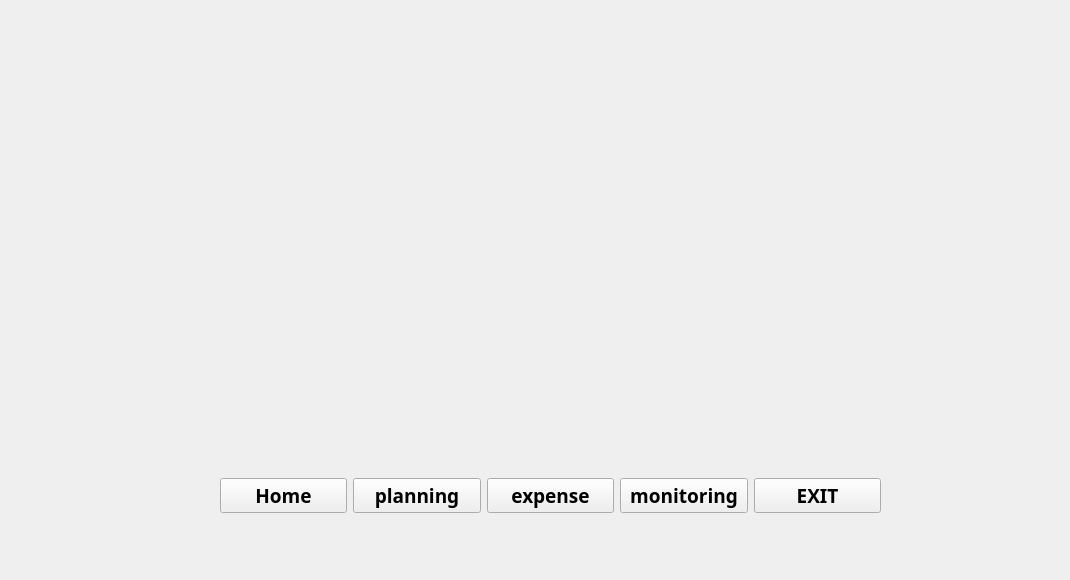
    <widget class="QWidget" name="mainpage">
     <widget class="QLabel" name="main_label">
      <property name="geometry">
       <rect>
        <x>0</x>
        <y>0</y>
        <width>1061</width>
        <height>571</height>
       </rect>
      </property>
      <property name="styleSheet">
       <string notr="true">background-image:url(:/resourcefile/mainwindow.jpg);
</string>
      </property>
      <property name="text">
       <string/>
      </property>
     </widget>
     <widget class="QWidget" name="horizontalLayoutWidget_2">
      <property name="geometry">
       <rect>
        <x>220</x>
        <y>440</y>
        <width>661</width>
        <height>111</height>
       </rect>
      </property>
      <layout class="QHBoxLayout" name="main_horizontalLayout">
       <item>
        <widget class="QPushButton" name="main_planning_btn_2">
         <property name="font">
          <font>
           <family>Agency FB</family>
           <pointsize>14</pointsize>
           <weight>75</weight>
           <bold>true</bold>
          </font>
         </property>
         <property name="styleSheet">
          <string notr="true"/>
         </property>
         <property name="text">
          <string>Home</string>
         </property>
        </widget>
       </item>
       <item>
        <widget class="QPushButton" name="main_planning_btn">
         <property name="font">
          <font>
           <family>Agency FB</family>
           <pointsize>14</pointsize>
           <weight>75</weight>
           <bold>true</bold>
          </font>
         </property>
         <property name="styleSheet">
          <string notr="true"/>
         </property>
         <property name="text">
          <string>planning</string>
         </property>
        </widget>
       </item>
       <item>
        <widget class="QPushButton" name="main_expense_btn">
         <property name="font">
          <font>
           <family>Agency FB</family>
           <pointsize>14</pointsize>
           <weight>75</weight>
           <bold>true</bold>
          </font>
         </property>
         <property name="styleSheet">
          <string notr="true"/>
         </property>
         <property name="text">
          <string>expense</string>
         </property>
        </widget>
       </item>
       <item>
        <widget class="QPushButton" name="main_monit_btn">
         <property name="font">
          <font>
           <family>Agency FB</family>
           <pointsize>14</pointsize>
           <weight>75</weight>
           <bold>true</bold>
          </font>
         </property>
         <property name="styleSheet">
          <string notr="true"/>
         </property>
         <property name="text">
          <string>monitoring</string>
         </property>
        </widget>
       </item>
       <item>
        <widget class="QPushButton" name="main_exit_btn">
         <property name="font">
          <font>
           <family>Agency FB</family>
           <pointsize>14</pointsize>
           <weight>75</weight>
           <bold>true</bold>
          </font>
         </property>
         <property name="styleSheet">
          <string notr="true"/>
         </property>
         <property name="text">
          <string>EXIT</string>
         </property>
        </widget>
       </item>
      </layout>
     </widget>
    </widget>
